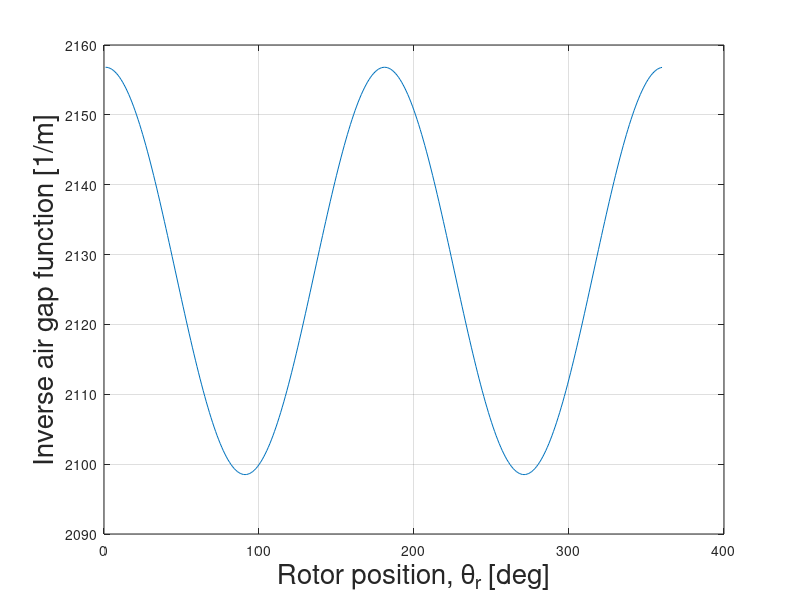
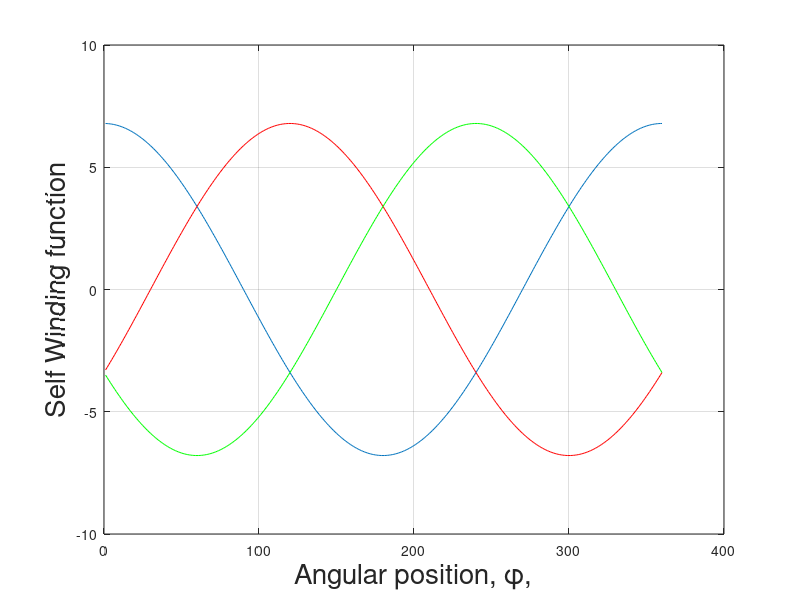
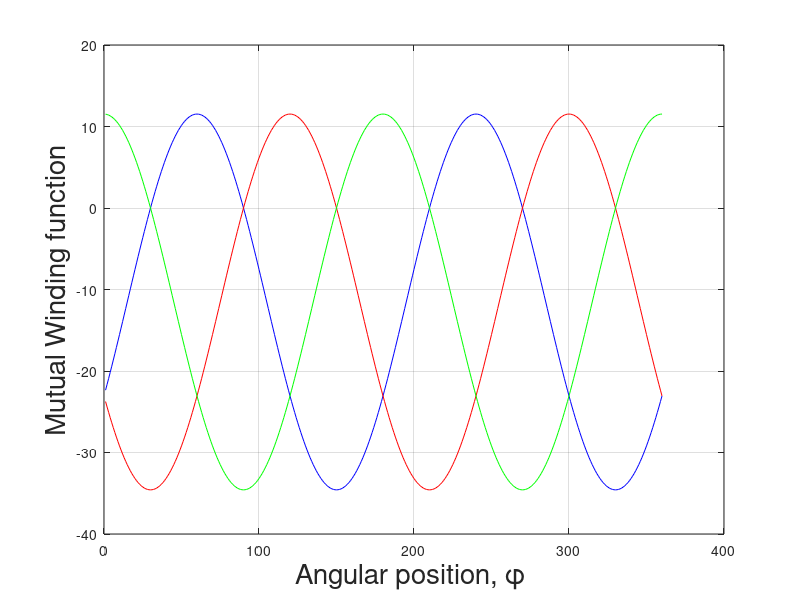
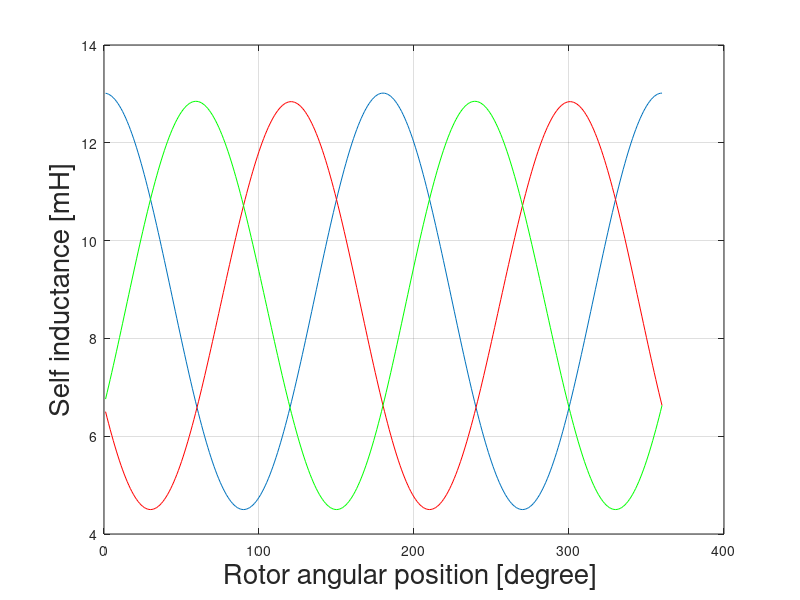

These figures' MATLAB source, in order:
clear all
clc

%% Parameters
R=67.69e-3; % Stator inner  radius [m]
N=32;% Number of turns 
m=3; % phase
P_r=1; % pole pair
W=5;  %  Coil width 
T_p=6;%Pole pitch 
sp= 36; % Total stator slots
q=sp/(2*P_r); % Number of slots per pole per phase 
L=160.22e-3; % machine stack length[m]
n1=80;   % 1 slot= n1 divisions 
del_phi=(2*pi)/(sp*n1);  
u0=pi*4e-7;  % Permeability constant 
L_ind0=u0*R*L;
g_min=.47e-3; % Main airgap length
g_max=34.3e-3;% Intetr polar slot space  airgap length
%% Airgap Function 

angle_step=360;

 for  j=1:1:360
            
      phi1(j)=2*j*pi/angle_step;
 
      for  i=1:1:360
              g(j,i)=0;
         theta(i)=2*i*pi/360;
         g(j,i)=1/g_min+(1/g_max*cos(P_r*2*((phi1(j)-theta(i)))));
      end
         
 end 

Inv_Airgap=g(1,:);
figure(1), clf
plot(Inv_Airgap)

%
xlabel('Rotor position, \theta_r [deg]','FontSize',20);
ylabel('Inverse air gap function [1/m]','FontSize',20,'LineWidth',3);


grid on
%% Phase Winding Calculation    

angle_step = 360;
for k= 1:m
    for i=1:1:angle_step
         phi(i)=i*pi*2/angle_step;
         N_all(k,i) = 0;
         n=1;
%           for n=1:2:5 % No. of harmonics
     % k_wm= Winding factor
%  k_wm= (sin((n*pi)/(2*m))*sin(n*(pi/2)*(W/T_p)))/(q*sin((n*pi)/(2*q*m))); 
 k_wm= 1;
     % winding function
 N_all(k,i) = N_all(k,i) + 4*N/(P_r*2*pi*m)*(k_wm/n)*cos(P_r*n*(phi(i)-(k-1)*2*pi/(P_r*m))); 
%           end
    end
end
% Self winding function 
N_A=N_all(1,:); 
N_B=N_all(2,:);
N_C=N_all(3,:);
figure(2), clf
plot(N_all(1,:))
hold on
plot(N_all(2,:), 'r')
plot(N_all(3,:), 'g')
xlabel('Angular position, \phi,','FontSize',20);
ylabel('Self Winding function','FontSize',20,'LineWidth',3);
grid on
%Mtutual winding function 
N_AB=N_all(1,:).*N_all(2,:);
N_AC=N_all(1,:).*N_all(3,:);
N_BC=N_all(2,:).*N_all(3,:);
figure(3), clf
plot(N_AB, 'b')
hold on
plot(N_AC,'r')
plot(N_BC,'g')
xlabel('Angular position, \phi ','FontSize',20);
ylabel('Mutual Winding function','FontSize',20);
grid on
%% Indunctance Calculation[mH]
L_A=0;   
L_B=0;
L_C=0;
L_AB=0;
L_AC=0;
L_BC=0;
for l=1:1:(n1*sp)
    L_A=L_A+(N_A.^2*del_phi).*Inv_Airgap;  
    L_B=L_B+(N_B.^2*del_phi).*Inv_Airgap;
    L_C=L_C+(N_C.^2*del_phi).*Inv_Airgap;
    L_AB=L_AB+(N_AB*del_phi).*Inv_Airgap;
    L_AC= L_AC+(N_AC*del_phi).*Inv_Airgap;
    L_BC=L_BC+(N_BC*del_phi).*Inv_Airgap;
end
%%
%L_l=1; % Leakage inductance [mH];
C_p=60; % No of conductors per pole per phase
h=20;    % No. of parallel paths
t=15;    % No. of layers of stator windings
l_b=5;  % Mean length of end winding
phi_l=50;%No of flux lines 
B= 500; % Stator coil length
L_l=((2*P_r*C_p^2)/(h^2*1e8))*(l_b/t+phi_l*B)*1000;   %[mH]

%%
L_a=(L_ind0*L_A*1000)+L_l; % self inductance phase a
L_b=(L_ind0*L_B*1000)+L_l; % self inductance phase b
L_c=(L_ind0*L_C*1000)+L_l; % self inductance phase c
figure(4), clf
plot(L_a)
hold on
plot(L_b,'r')
plot(L_c,'g')
xlabel('Rotor angular position [degree] ','FontSize',20);
ylabel('Self inductance [mH]','FontSize',20);
grid on
L_ab=L_ind0*L_AB*1000; % mutual inductance phase ab
L_ac=L_ind0*L_AC*1000;
L_bc=L_ind0*L_BC*1000;
figure(5), clf
plot(L_ab, 'b')
hold on
plot(L_ac, 'g')
plot(L_bc, 'r')
xlabel('Angular position ','FontSize',20);
ylabel('Mutual phase inductance','FontSize',20);
grid on
%%%%%Phase  Inductance Matrix[mH]
L_a_b_c=[L_a L_ab L_ac;L_ab L_b L_bc; L_ac L_b L_c];

%% d-q inductance (for sinusiodal phase inductance)
x=max(L_a);          % Max value of Pahse 'a' self inductance 
y=min(L_a);          % Min value of Pahse 'a' self inductance 
L_AA=(x+y)/2;        % Constant Magnetizing inductance   
L_BB=L_AA-y;         %Amplitude of sinusoidal  varying  magnetizing  inductance 
L_d= (3/2*(L_AA+L_BB))/1000  % [H]
L_q=(3/2*(L_AA-L_BB))/1000   % [H]
figure(6),clf 
plot(theta,L_a) 
hold on  
plot(theta,L_AA,'r') 
grid on
%% d-q inductance using Transformation matrix[mH]
angle_step=360; 
for j=0:1:359
    i=j+1;
    theta=2*pi*i/angle_step;
T=[cos(theta) cos(theta-2*pi/3) cos(theta-4*pi/3); sin(theta) sin(theta-2*pi/3) sin(theta-4*pi/3);1/sqrt(2) 1/sqrt(2) 1/sqrt(2) ]; % transforation matrix
B=inv(T); % Inverse of T
L_a_b_c=[L_a(i) L_ab(i) L_ac(i); L_ab(i) L_b(i) L_bc(i); L_ac(i) L_bc(i) L_c(i)];
L_dq=T*L_a_b_c*B;    % Inductance unit [H]
% figure (100)
% plot(theta,L_dq(1,1))
% hold on
% figure (101)
% plot(theta,L_dq(2,2))
% hold on
end
%% Motor input parameters 
r_s=0.5; % Stator resistance [ohm]
J=.001; % Moment of inrertia
U_max=400;  % Dc volt [V]
I_s_max=100; % Max stator current [A]

%% Current controller design
D = .707; % Damping factor

Ts_iq = L_q/r_s;               % Time constant of the Id-Model [s]
w_0q = (2*pi)/(Ts_iq);         % Eigenfrequency in [1/s]
K_iiq = w_0q^2*L_q ;          % I-Parameter
K_ipq = (2*D*w_0q*L_q) - r_s ;% P-Parameter

% I_d Controller PI
Ts_id = L_d/r_s;               % Time constant of the Id-Model [s]
w_0d = (2*pi)/(Ts_id);         % Eigenfrequency in [1/s]
K_iid = w_0d^2*L_d ;          % I-Parameter
K_ipd = (2*D*w_0d*L_d) - r_s ;% P-Parameter
%% Speed controller design 
w0_w = 0.1/(Ts_iq/10);          % Eigenfrequency in [1/s]
alpha = 10;                     % Pole factor
K_wd = (w0_w*Ts_iq/10*(2*D + alpha) - 1);
K_wp = w0_w^2*Ts_iq/10*(2*alpha*D + 1);
K_wi = w0_w^3*Ts_iq/10*alpha;

   